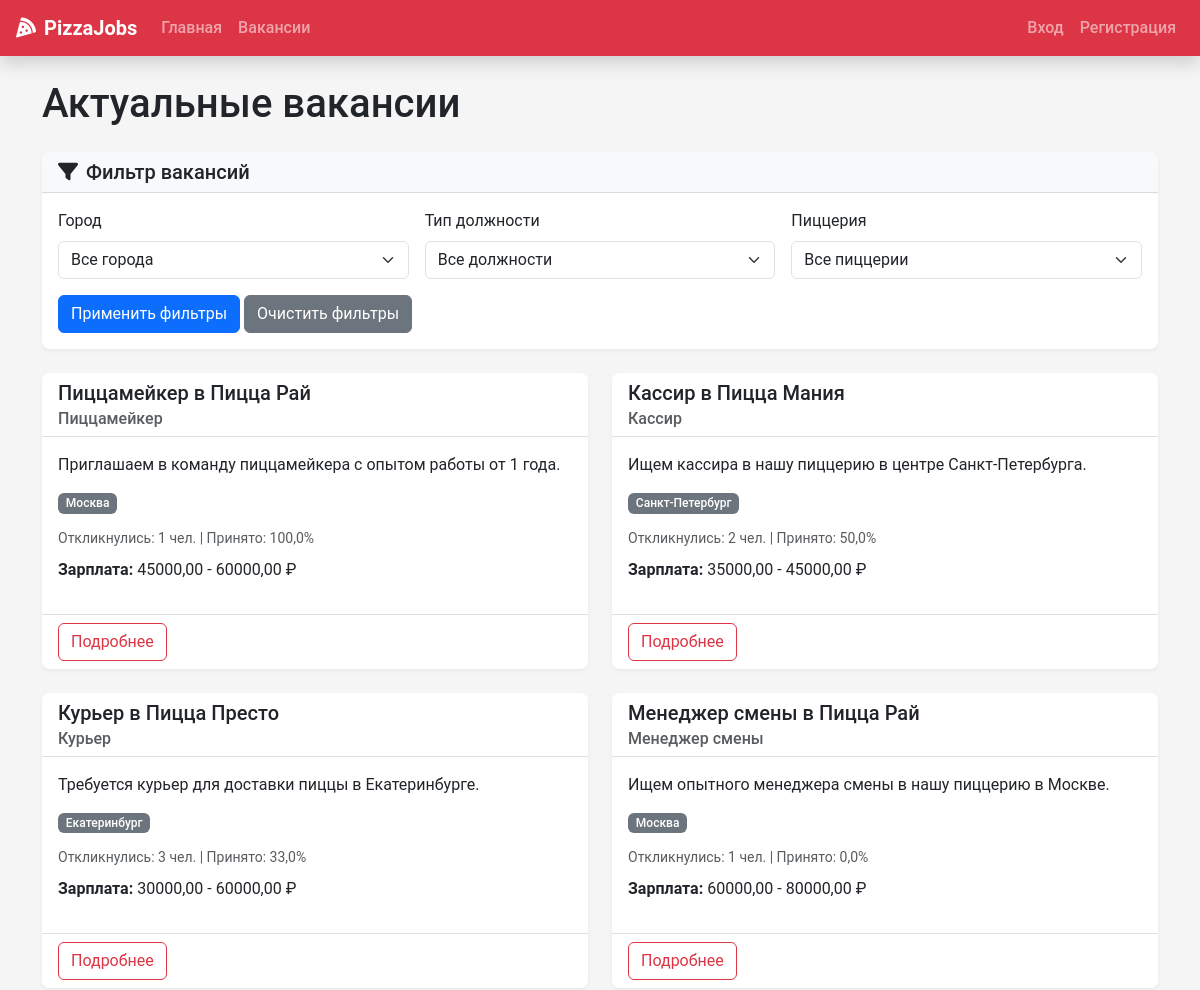
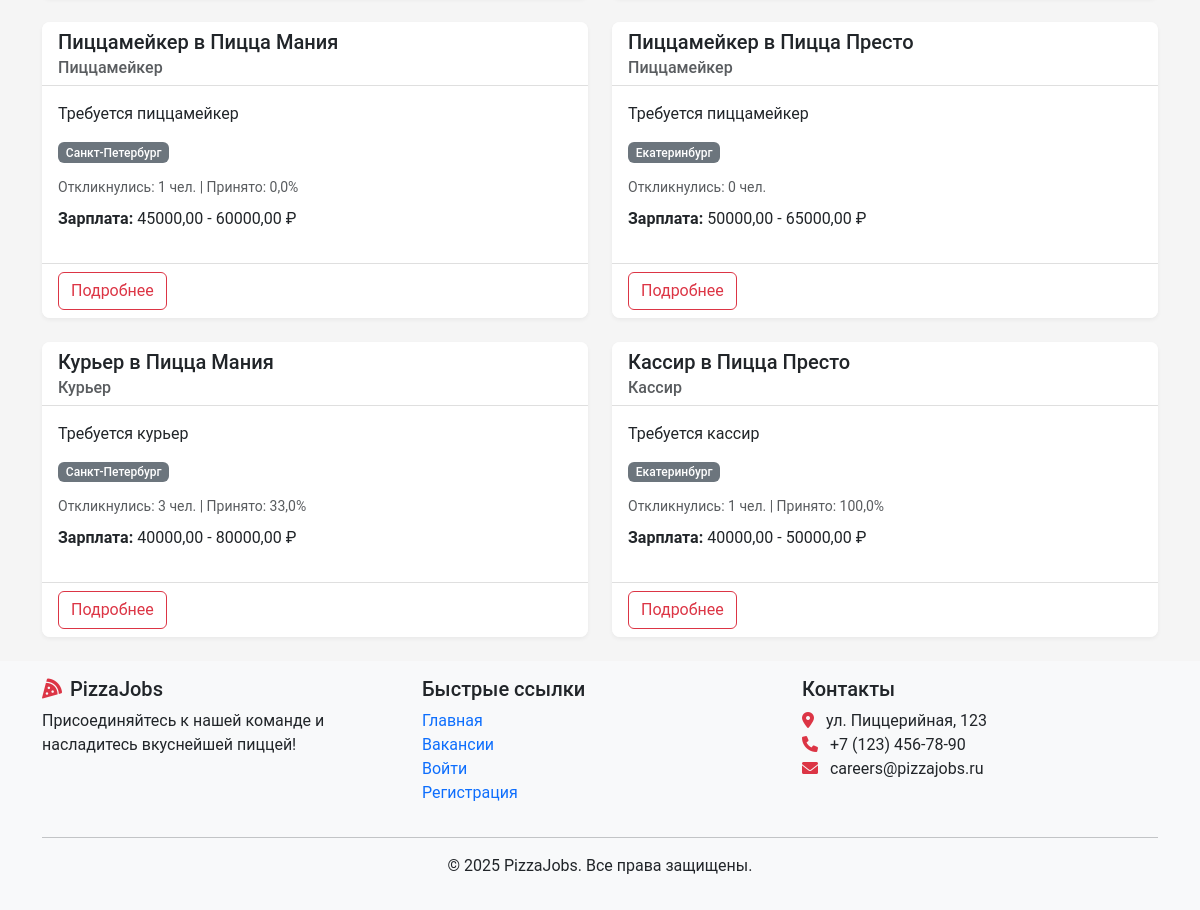
Page /vacancies/ on the committed database (2 pictures, top to bottom).
### recruitment/models.py (models this page shows, shortened)
class Vacancy(models.Model):
    title = models.CharField(max_length=100)
    position_type = models.ForeignKey(PositionType,
                                      on_delete=models.CASCADE,
                                      related_name='vacancies')
    restaurants = models.ManyToManyField(Restaurant, related_name='vacancies')
    description = models.TextField()
    requirements = models.TextField()
    responsibilities = models.TextField()
    conditions = models.TextField()
    salary_min = models.DecimalField(max_digits=10,
                                     decimal_places=2,
                                     null=True,
                                     blank=True)
    salary_max = models.DecimalField(max_digits=10,
                                     decimal_places=2,
                                     null=True,
                                     blank=True)
    is_active = models.BooleanField(default=True)
    created_at = models.DateTimeField(auto_now_add=True)
    updated_at = models.DateTimeField(auto_now=True)
    created_by = models.ForeignKey(User,
                                   on_delete=models.SET_NULL,
                                   null=True,
                                   related_name='created_vacancies')
    class Meta:
        verbose_name_plural = "Vacancies"

class PositionType(models.Model):
    title = models.CharField(max_length=100, unique=True)
    description = models.TextField()

class Restaurant(models.Model):
    name = models.CharField(max_length=100)
    address = models.CharField(max_length=255)
    city = models.CharField(max_length=100)
    manager = models.ForeignKey(User,
                                on_delete=models.SET_NULL,
                                null=True,
                                blank=True,
                                related_name='managed_restaurants')

### recruitment/views.py (the view)
# urls.py: path('vacancies/', views.vacancy_list, name='vacancy_list'),
def vacancy_list(request):
    city = request.GET.get('city', '')
    position_type = request.GET.get('position_type', '')
    restaurant_id = request.GET.get('restaurant', '')
    vacancies = Vacancy.objects.filter(is_active=True)
    if city:
        vacancies = vacancies.filter(restaurants__city=city)
    if position_type:
        vacancies = vacancies.filter(position_type__title=position_type)
    if restaurant_id:
        vacancies = vacancies.filter(restaurants__id=restaurant_id)
    vacancies = vacancies.annotate(
        total_applications=Count('applications', distinct=True),
        accepted_applications=Count(
            'applications',
            filter=Q(applications__status=ApplicationStatus.ACCEPTED),
            distinct=True
        ),
    ).annotate(
        acceptance_rate=Round(
           Case(
               When(total_applications__gt=0,
                     then=F('accepted_applications') * Value(100.0) / F('total_applications')),
                default=Value(0),
                output_field=FloatField()
            ),
            0
        )
    )
    cities = Restaurant.objects.values_list('city', flat=True).distinct()
    position_types = PositionType.objects.all()
    restaurants = Restaurant.objects.all()
    paginator = Paginator(vacancies.distinct(), 10)
    page_number = request.GET.get('page')
    page_obj = paginator.get_page(page_number)
    context = {
        'page_obj': page_obj,
        'cities': cities,
        'position_types': position_types,
        'restaurants': restaurants,
        'selected_city': city,
        'selected_position_type': position_type,
        'selected_restaurant': restaurant_id,
    }
    return render(request, 'vacancies/list.html', context)

### recruitment/context_processors.py (called while the page is built, shortened)
def notifications_context(request):
    context = {}
    return context

### templates/vacancies/list.html (shortened to what this page needs)
{% extends 'base.html' %}
{% block content %}
<div class="container">
    <h1 class="mb-4">Актуальные вакансии</h1>
    <div class="card mb-4 shadow-sm">
        <div class="card-header bg-light">
            <h5 class="mb-0"><i class="fas fa-filter me-2"></i>Фильтр вакансий</h5>
        </div>
        <div class="card-body">
            <form method="get" class="row g-3">
                <div class="col-md-4">
                    <label for="city" class="form-label">Город</label>
                    <select class="form-select" id="city" name="city">
                        <option value="">Все города</option>
                    </select>
                </div>
                <div class="col-md-4">
                    <label for="position_type" class="form-label">Тип должности</label>
                    <select class="form-select" id="position_type" name="position_type">
                        <option value="">Все должности</option>
                    </select>
                </div>
                <div class="col-md-4">
                    <label for="restaurant" class="form-label">Пиццерия</label>
                    <select class="form-select" id="restaurant" name="restaurant">
                        <option value="">Все пиццерии</option>
                    </select>
                </div>
                <div class="col-12">
                    <button type="submit" class="btn btn-primary">Применить фильтры</button>
                    <a href="{% url 'vacancy_list' %}" class="btn btn-secondary">Очистить фильтры</a>
                </div>
            </form>
        </div>
    </div>
    {% if page_obj %}
        <div class="row row-cols-1 row-cols-md-2 g-4">
            {% for vacancy in page_obj %}
                <div class="col">
                    <div class="card h-100 shadow-sm">
                        <div class="card-header bg-white">
                            <h5 class="card-title mb-0">{{ vacancy.title }}</h5>
                            <h6 class="card-subtitle text-muted mt-1">{{ vacancy.position_type.title }}</h6>
                        </div>
                        <div class="card-body">
                            <p class="card-text">{{ vacancy.description|truncatewords:30 }}</p>
                            <div class="d-flex flex-wrap mb-2">
                                {% for restaurant in vacancy.restaurants.all %}
                                    <span class="badge bg-secondary me-1 mb-1">{{ restaurant.city }}</span>
                                {% endfor %}
                            </div>
                            <div class="mb-2">
                                <small class="text-muted">
                                    Откликнулись: {{ vacancy.total_applications }} чел.
                                    {% if vacancy.total_applications > 0 %}
                                        | Принято: {{ vacancy.acceptance_rate }}%
                                    {% endif %}
                                </small>
                            </div>
                            {% if vacancy.salary_min or vacancy.salary_max %}
                                <p class="mt-2">
                                    <strong>Зарплата: </strong>
                                    {% if vacancy.salary_min and vacancy.salary_max %}
                                        {{ vacancy.salary_min }} - {{ vacancy.salary_max }} ₽
                                    {% elif vacancy.salary_min %}
                                        От {{ vacancy.salary_min }} ₽
                                    {% elif vacancy.salary_max %}
                                        До {{ vacancy.salary_max }} ₽
                                    {% endif %}
                                </p>
                            {% endif %}
                        </div>
                        <div class="card-footer bg-white">
                            <a href="{% url 'vacancy_detail' vacancy.id %}" class="btn btn-outline-danger">Подробнее</a>
                        </div>
                    </div>
                </div>
            {% endfor %}
        </div>
    {% else %}
        <div class="alert alert-info">
            <i class="fas fa-info-circle me-2"></i>Не найдено вакансий, соответствующих вашим критериям. Пожалуйста, попробуйте другие фильтры или проверьте позже.
        </div>
    {% endif %}
</div>
{% endblock %}

### static/css/main.css (style rules this page uses)
:root { --pizza-red: #dc3545; --pizza-green: #198754; --pizza-white: #ffffff; --pizza-light: #f8f9fa; --pizza-dark: #212529; --pizza-secondary: #6c757d; }
body { font-family: 'Roboto', 'Segoe UI', Arial, sans-serif; color: var(--pizza-dark); background-color: #f5f5f5; min-height: 100vh; display: flex; flex-direction: column; }
.card { border-radius: 0.5rem; border: none; overflow: hidden; }
.card-header { border-bottom: 1px solid rgba(0, 0, 0, 0.125); }
.card-footer { border-top: 1px solid rgba(0, 0, 0, 0.125); }
.card-header.bg-white { background-color: white; }
.card.shadow-sm { box-shadow: 0 0.125rem 0.25rem rgba(0, 0, 0, 0.05) !important; }
.badge { font-weight: 500; padding: 0.35em 0.65em; }
.badge.bg-secondary { background-color: #6c757d !important; }

### rows in the picture
Vacancy: title "Пиццамейкер в Пицца Рай", position_type "Пиццамейкер", description "Приглашаем в команду пиццамейкера с опытом работы от 1 года.", total_applications "1", acceptance_rate "100,0", salary_min "45000,00", salary_max "60000,00"
Restaurant: city "Москва"
Vacancy: title "Кассир в Пицца Мания", position_type "Кассир", description "Ищем кассира в нашу пиццерию в центре Санкт-Петербурга.", total_applications "2", acceptance_rate "50,0", salary_min "35000,00", salary_max "45000,00"
Restaurant: city "Санкт-Петербург"
Vacancy: title "Курьер в Пицца Престо", position_type "Курьер", description "Требуется курьер для доставки пиццы в Екатеринбурге.", total_applications "3", acceptance_rate "33,0", salary_min "30000,00", salary_max "60000,00"
Restaurant: city "Екатеринбург"
Vacancy: title "Менеджер смены в Пицца Рай", position_type "Менеджер смены", description "Ищем опытного менеджера смены в нашу пиццерию в Москве.", total_applications "1", acceptance_rate "0,0", salary_min "60000,00", salary_max "80000,00"
Vacancy: title "Пиццамейкер в Пицца Мания", position_type "Пиццамейкер", description "Требуется пиццамейкер", total_applications "1", acceptance_rate "0,0", salary_min "45000,00", salary_max "60000,00"
Vacancy: title "Пиццамейкер в Пицца Престо", position_type "Пиццамейкер", description "Требуется пиццамейкер", total_applications "0", salary_min "50000,00", salary_max "65000,00"
Vacancy: title "Курьер в Пицца Мания", position_type "Курьер", description "Требуется курьер", total_applications "3", acceptance_rate "33,0", salary_min "40000,00", salary_max "80000,00"
Vacancy: title "Кассир в Пицца Престо", position_type "Кассир", description "Требуется кассир", total_applications "1", acceptance_rate "100,0", salary_min "40000,00", salary_max "50000,00"
